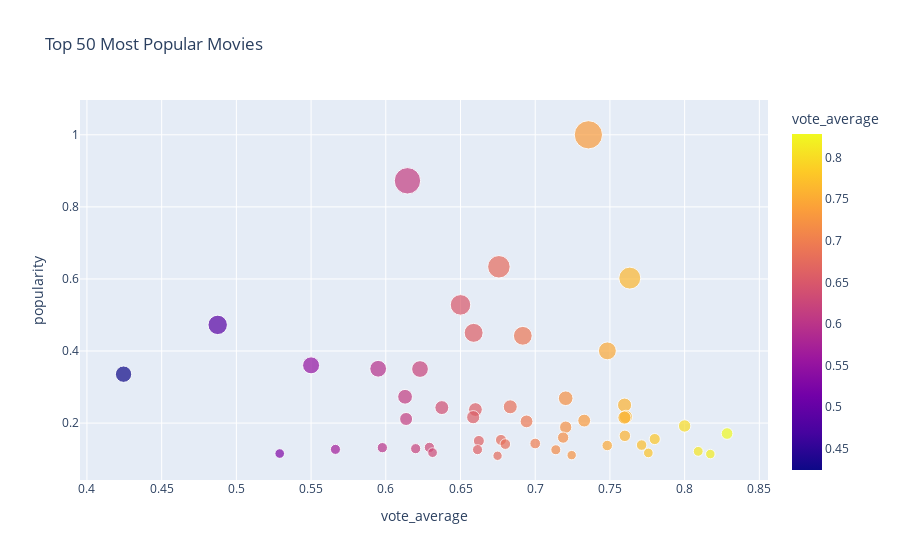

Notebook cell for this chart:
### Code cell
top = df.sort_values("popularity", ascending=False).head(50)

fig = px.scatter(
    top,
    x="vote_average",
    y="popularity",
    size="popularity",
    color="vote_average",
    hover_name="title",
    title="Top 50 Most Popular Movies"
)
fig.show()

### Figure 1 — Plotly figure (JSON) as saved in the notebook; plotly's stock layout.template omitted (floating-point values rounded to 4 significant figures)
{"data": [{"hovertemplate": "<b>%{hovertext}</b><br><br>vote_average=%{marker.color}<br>popularity=%{marker.size}<extra></extra>", "hovertext": ["Avatar: Fire and Ash", "The Great Flood", "Five Nights at Freddy's 2", "Zootopia 2", "Now You See Me: Now You Don't", "Risqué", "The Old Woman with the Knife", "Muzzle: City of Wolves", "Sisu: Road to Revenge", "Delivery Run", "Reflection in a Dead Diamond", "The Unholy Trinity", "War of the Worlds", "Worldbreaker", "Wake Up Dead Man: A Knives Out Mystery", "A Time for Bravery", "The Running Man", "Bang", "The Shadow's Edge", "Avatar: The Way of Water", "TRON: Ares", "Avatar", "Please Don't Feed the Children", "Predator: Badlands", "Eternity", "Slaughterhouse 2", "Hunting Season", "Chainsaw Man - The Movie: Reze Arc", "Demon Slayer: Kimetsu no Yaiba Infinity Castle", "Nuremberg", "The Housemaid", "Home Alone 2: Lost in New York", "Troll 2", "Kantara - A Legend: Chapter 1", "How the Grinch Stole Christmas", "Frankenstein", "One Battle After Another", "Bureau 749", "xXx", "GATAO: Big Brothers", "The Other", "High Rollers", "Dracula", "Ne Zha 2", "Dhurandhar", "Zootopia", "JUJUTSU KAISEN: Execution -Shibuya Incident x The Culling Game Begins-", "KPop Demon Hunters", "Mission: Impossible - The Final Reckoning", "Good Boy"], "legendgroup": "", "marker": {"color": [0.7356, 0.6145, 0.6757, 0.7633, 0.65, 0.4875, 0.6588, 0.6917, 0.7483, 0.55, 0.5949, 0.6229, 0.4245, 0.6129, 0.7204, 0.7598, 0.6833, 0.6375, 0.66, 0.7607, 0.6585, 0.7597, 0.6136, 0.7328, 0.6942, 0.8, 0.7204, 0.8284, 0.76, 0.7187, 0.78, 0.6771, 0.6623, 0.7, 0.68, 0.7712, 0.7482, 0.6292, 0.5977, 0.62, 0.5663, 0.6614, 0.7138, 0.8091, 0.6313, 0.7757, 0.529, 0.8172, 0.7244, 0.6748], "coloraxis": "coloraxis", "size": [1.0, 0.8724, 0.6337, 0.6024, 0.528, 0.4725, 0.4504, 0.4422, 0.4004, 0.3602, 0.3508, 0.35, 0.3357, 0.273, 0.2689, 0.2498, 0.2451, 0.243, 0.2376, 0.2173, 0.2163, 0.2152, 0.2114, 0.2069, 0.2047, 0.192, 0.1887, 0.171, 0.1646, 0.1598, 0.1557, 0.1532, 0.1505, 0.1433, 0.1417, 0.139, 0.1377, 0.1325, 0.1318, 0.129, 0.127, 0.1262, 0.1259, 0.1215, 0.118, 0.1172, 0.1155, 0.114, 0.111, 0.1093], "sizemode": "area", "sizeref": 0.0025, "symbol": "circle"}, "mode": "markers", "name": "", "orientation": "v", "showlegend": false, "type": "scatter", "x": [0.7356, 0.6145, 0.6757, 0.7633, 0.65, 0.4875, 0.6588, 0.6917, 0.7483, 0.55, 0.5949, 0.6229, 0.4245, 0.6129, 0.7204, 0.7598, 0.6833, 0.6375, 0.66, 0.7607, 0.6585, 0.7597, 0.6136, 0.7328, 0.6942, 0.8, 0.7204, 0.8284, 0.76, 0.7187, 0.78, 0.6771, 0.6623, 0.7, 0.68, 0.7712, 0.7482, 0.6292, 0.5977, 0.62, 0.5663, 0.6614, 0.7138, 0.8091, 0.6313, 0.7757, 0.529, 0.8172, 0.7244, 0.6748], "xaxis": "x", "y": [1.0, 0.8724, 0.6337, 0.6024, 0.528, 0.4725, 0.4504, 0.4422, 0.4004, 0.3602, 0.3508, 0.35, 0.3357, 0.273, 0.2689, 0.2498, 0.2451, 0.243, 0.2376, 0.2173, 0.2163, 0.2152, 0.2114, 0.2069, 0.2047, 0.192, 0.1887, 0.171, 0.1646, 0.1598, 0.1557, 0.1532, 0.1505, 0.1433, 0.1417, 0.139, 0.1377, 0.1325, 0.1318, 0.129, 0.127, 0.1262, 0.1259, 0.1215, 0.118, 0.1172, 0.1155, 0.114, 0.111, 0.1093], "yaxis": "y"}], "layout": {"coloraxis": {"colorbar": {"title": {"text": "vote_average"}}, "colorscale": [[0, "#0d0887"], [0.1111, "#46039f"], [0.2222, "#7201a8"], [0.3333, "#9c179e"], [0.4444, "#bd3786"], [0.5556, "#d8576b"], [0.6667, "#ed7953"], [0.7778, "#fb9f3a"], [0.8889, "#fdca26"], [1, "#f0f921"]]}, "legend": {"itemsizing": "constant", "tracegroupgap": 0}, "title": {"text": "Top 50 Most Popular Movies"}, "xaxis": {"anchor": "y", "domain": [0, 1], "title": {"text": "vote_average"}}, "yaxis": {"anchor": "x", "domain": [0, 1], "title": {"text": "popularity"}}}}
